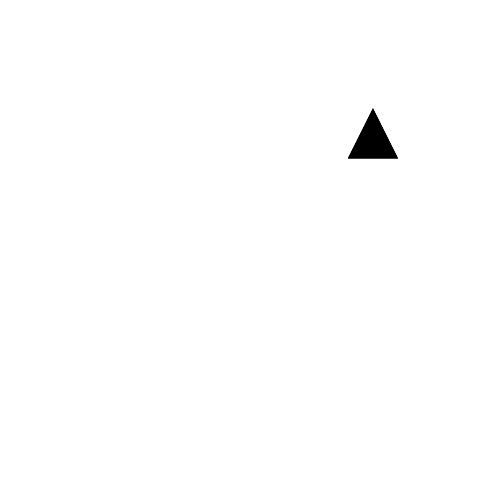
Frame 1 (no input)
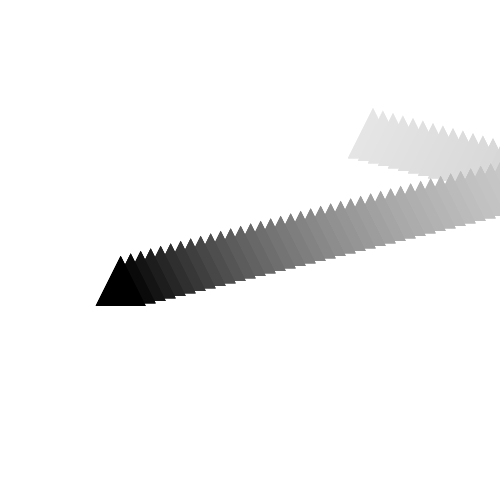
Frame 60 (the mouse pressed at the canvas centre just before this capture)
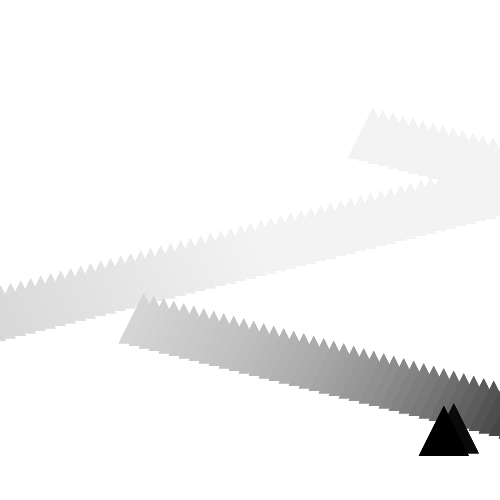
Frame 120 (the mouse held since frame 60 and released just before this capture)

The Processing sketch that drew these frames (run headless with seeded random() and noise(); from frame 60 on, the mouse is pressed at the canvas centre):

// Processing sketch: processing_61574
// ── processing_61574.pde

PVector location;
PVector velocity;
float rot = 0;
float tripMouseMove  = 10;

void setup(){
  size(500,500);
  background(255);
  frameRate(40);
  location = new PVector(random(-50,550),random(-50,550)); // startin position
  velocity = new PVector (10,2.5); // speed of triangle in x & y direction
  
}


void draw(){
  //background(255);
  noStroke();
  fill(255,10);
  rect(0,0,width,height);//adds in fading trail when BKg in setup
  smooth();
  
   
  location.add(velocity); //causes triangle to move - adds current speed to the location
   
  if ((location.x > width+50) || (location.x < -50)){
    
     velocity.x = velocity.x *-1;
     location.x = random(500);
  }
  
 if ((location.y > width+50) || (location.y < -50)){
    
     velocity.y = velocity.y *-1;
     location.y = random(500);
     
  }
 tri();
  
  if (tripMouseMove == 10){
   
  tri();
   pushMatrix();
  translate(location.x,location.y);
  rotate(rot);
  translate(-location.x,-location.y);
tri();
popMatrix();
  

 
  } 
  
  
  
}


// co-ordinates of triangle
float triXa = 25;
float triYa = 0;
float triXb = 0;
float triYb = 50;
float triXc = 50;
float triYc = 50;


void tri(){ // initial triangle
  
  fill(0);
    

    
     triangle(triXa+location.x,triYa+location.y, triXb+location.x,triYb+location.y, triXc+location.x,triYc+location.y);
  
  
}

void mouseMoved(){
  
  
  velocity.x = location.x - ((mouseX-location.x)/50.0); // intersing if turned on!!!
  location.x = location.x - ((mouseX-location.x)/50.0);
  velocity.y = location.x - ((mouseX-location.x)/50.0);
  location.y = location.y + ((mouseY-location.y)/50.0);
  
  
  
  
  
  
  
  
  
}
